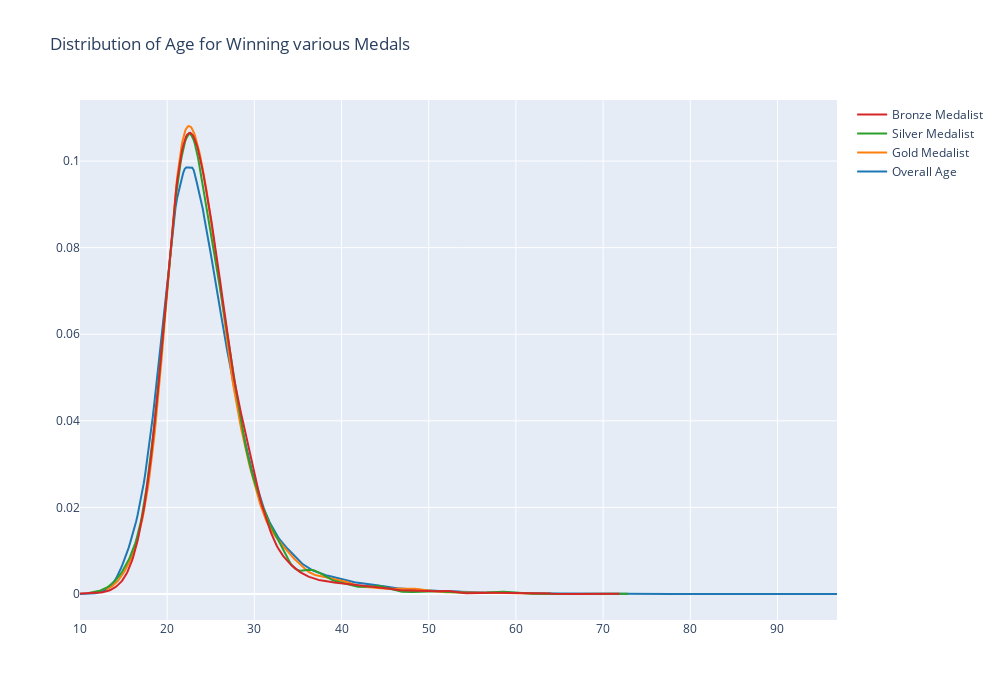

This figure's notebook cell:
### Code cell
athlete_df = df.drop_duplicates(subset=['Name', 'region'])
x1 = athlete_df['Age'].dropna()
x2 = athlete_df[athlete_df['Medal'] == 'Gold']['Age'].dropna()
x3 = athlete_df[athlete_df['Medal'] == 'Silver']['Age'].dropna()
x4 = athlete_df[athlete_df['Medal'] == 'Bronze']['Age'].dropna()

# plotting the graph
fig = ff.create_distplot([x1, x2, x3, x4], ['Overall Age', 'Gold Medalist', 'Silver Medalist', 'Bronze Medalist'], show_hist=False, show_rug=False)
fig.update_layout(autosize=False, width=1000, height=700, title_text = "Distribution of Age for Winning various Medals")
fig.show()
# display(Image(filename='img/plot3.png'))

### Figure 1 — Plotly figure (JSON) as saved in the notebook; plotly's stock layout.template omitted (floating-point values rounded to 4 significant figures; data arrays with more than 128 entries replaced by an {"elided": "..."} marker saying what was removed)
{"data": [{"legendgroup": "Overall Age", "marker": {"color": "rgb(31, 119, 180)"}, "mode": "lines", "name": "Overall Age", "showlegend": true, "type": "scatter", "x": {"elided": "500 float values"}, "xaxis": "x", "y": {"elided": "500 float values"}, "yaxis": "y"}, {"legendgroup": "Gold Medalist", "marker": {"color": "rgb(255, 127, 14)"}, "mode": "lines", "name": "Gold Medalist", "showlegend": true, "type": "scatter", "x": {"elided": "500 float values"}, "xaxis": "x", "y": {"elided": "500 float values"}, "yaxis": "y"}, {"legendgroup": "Silver Medalist", "marker": {"color": "rgb(44, 160, 44)"}, "mode": "lines", "name": "Silver Medalist", "showlegend": true, "type": "scatter", "x": {"elided": "500 float values"}, "xaxis": "x", "y": {"elided": "500 float values"}, "yaxis": "y"}, {"legendgroup": "Bronze Medalist", "marker": {"color": "rgb(214, 39, 40)"}, "mode": "lines", "name": "Bronze Medalist", "showlegend": true, "type": "scatter", "x": {"elided": "500 float values"}, "xaxis": "x", "y": {"elided": "500 float values"}, "yaxis": "y"}], "layout": {"autosize": false, "barmode": "overlay", "height": 700, "hovermode": "closest", "legend": {"traceorder": "reversed"}, "title": {"text": "Distribution of Age for Winning various Medals"}, "width": 1000, "xaxis": {"anchor": "y2", "domain": [0, 1], "zeroline": false}, "yaxis": {"anchor": "free", "domain": [0, 1], "position": 0}}}
